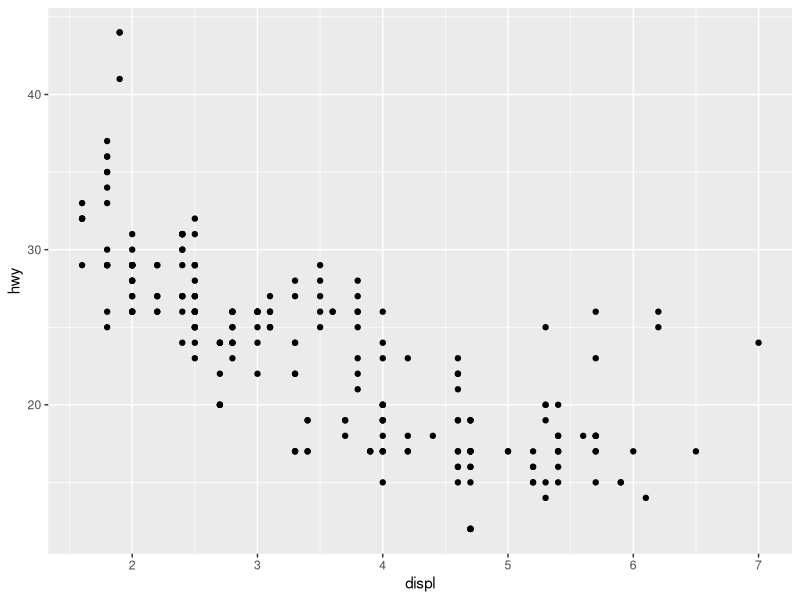
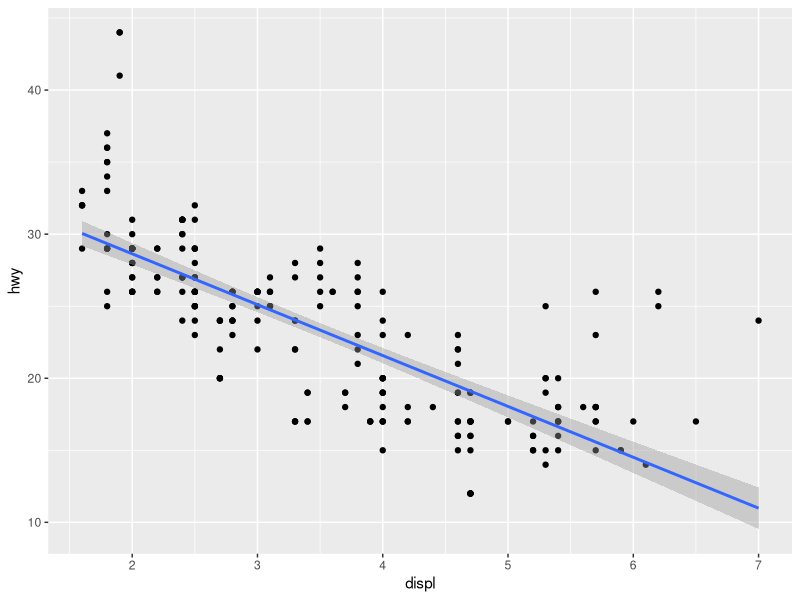
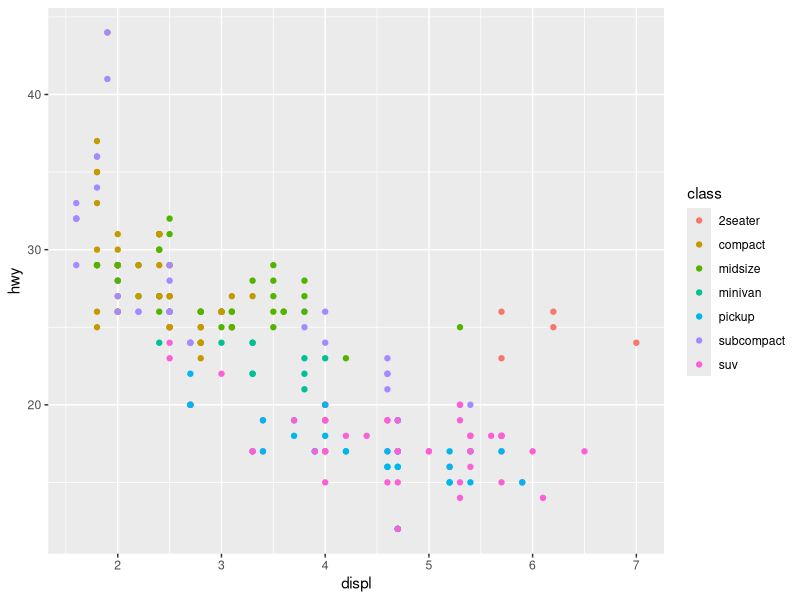
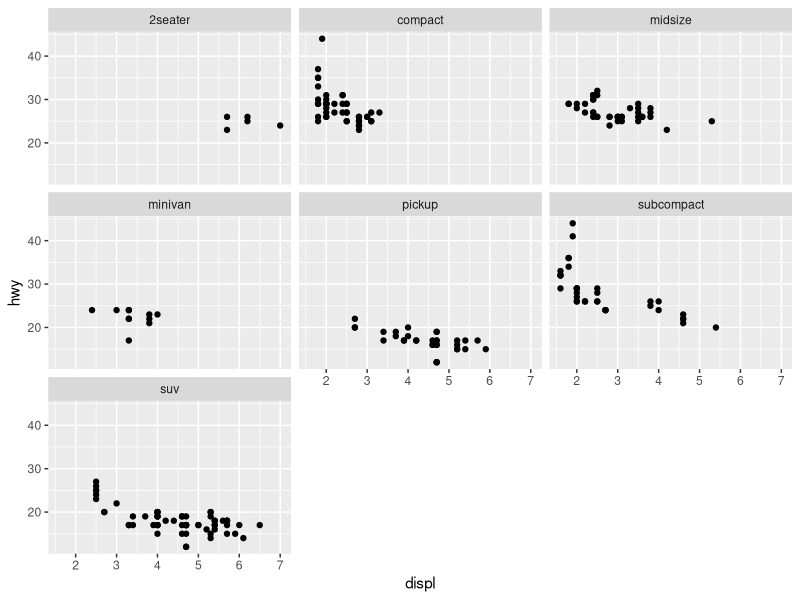
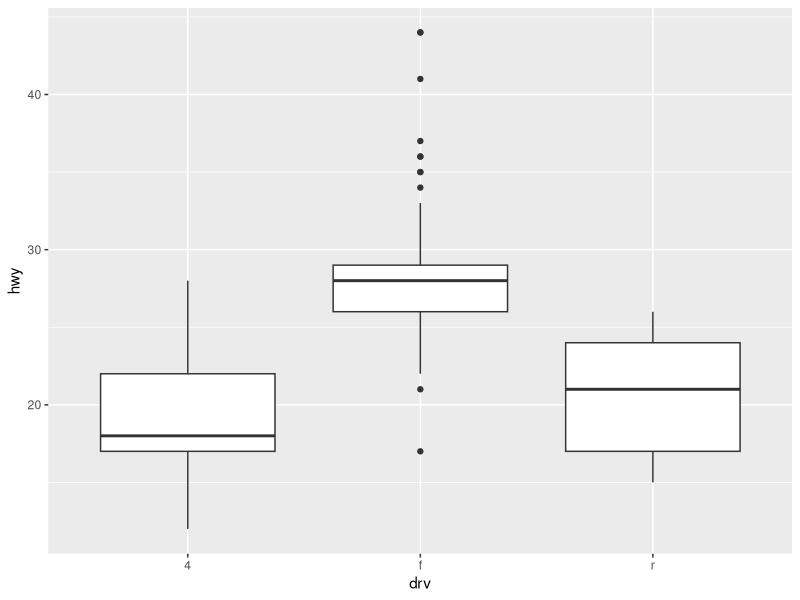
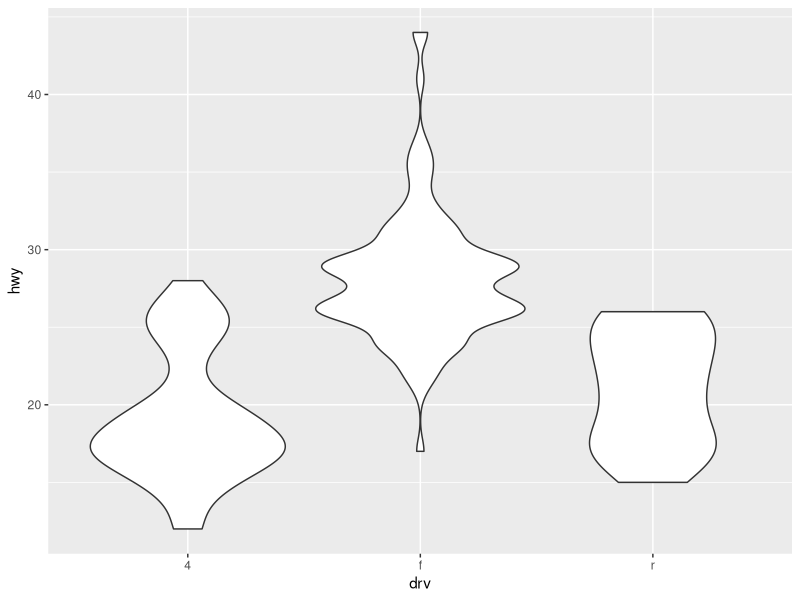
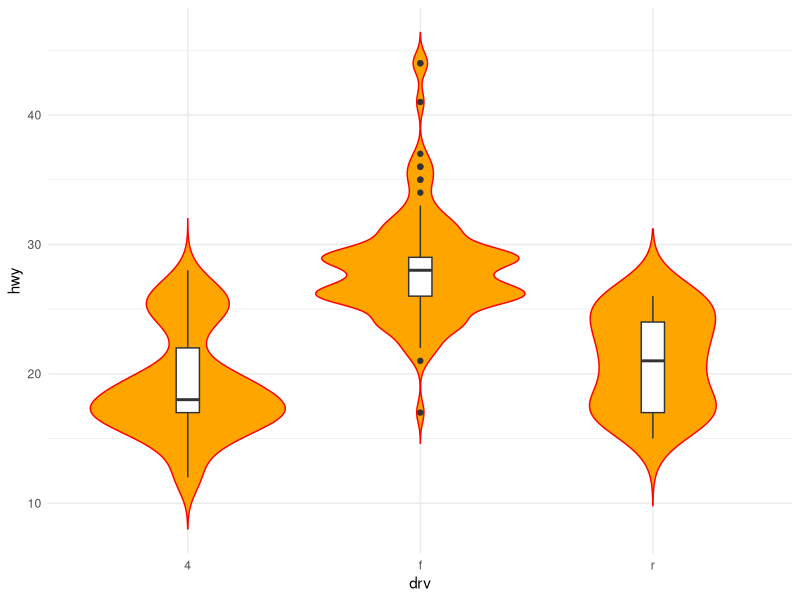
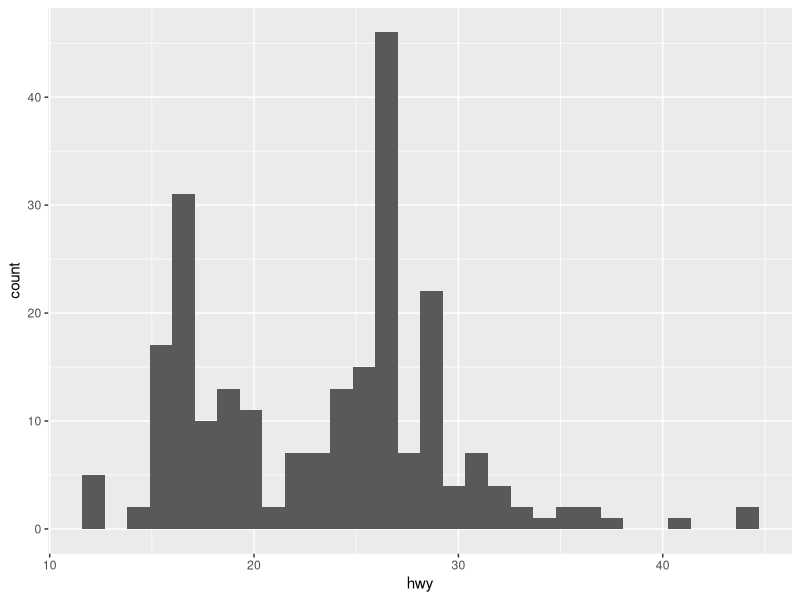

Generate these figures, in order, with R:
## ---- chunk 1
knitr::opts_chunk$set(echo = TRUE)
## ---- chunk 2
library(ggplot2)
data(mpg)
data(economics)
## ---- chunk 3
ggplot (mpg, aes (x = displ, y = hwy)) +
geom_point()
## ---- chunk 4
ggplot(mpg, aes(displ, hwy)) +
geom_point() +
geom_smooth(method= "lm")
## ---- chunk 5
ggplot(mpg, aes (displ, hwy, colour=class)) +
geom_point()
## ---- chunk 6
ggplot(mpg, aes(displ, hwy)) +
geom_point() +
facet_wrap(~class)
## ---- chunk 7
ggplot(mpg, aes(drv, hwy))+ geom_boxplot()
## ---- chunk 8
ggplot(mpg, aes(drv, hwy)) + geom_violin()
## ---- chunk 9
ggplot(mpg, aes(drv, hwy)) + 
  geom_violin(trim=FALSE, fill='orange', color='red') +
  geom_boxplot(width=0.1) + theme_minimal()
## ---- chunk 10
ggplot(mpg, aes(hwy)) + geom_histogram()
## ---- chunk 11
ggplot(mpg, aes(hwy)) + geom_freqpoly()
## ---- chunk 12
ggplot(mpg, aes(manufacturer)) +
geom_bar()
## ---- chunk 13
ggplot(economics, aes(date, unemploy / pop)) +geom_line()
## ---- chunk 14
ggplot(economics, aes(date, uempmed)) +geom_line()
## ---- chunk 15
ggplot(economics, aes(unemploy / pop, uempmed)) +
geom_path() +
geom_point()
## ---- chunk 16
ggplot(faithfuld, aes(eruptions, waiting)) +
geom_contour(aes(z = density, colour = ..level..))
## ---- chunk 17
ggplot(faithfuld, aes(eruptions, waiting)) +
geom_raster(aes(fill = density))
